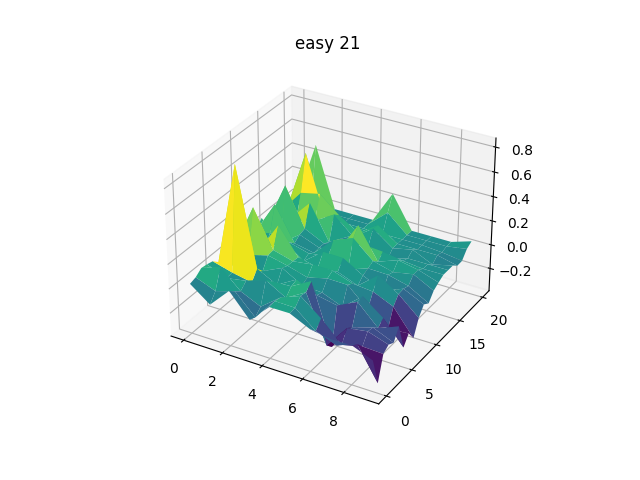

Generate this figure with Python:
import matplotlib.pyplot as plt
import Easy21_env as env
import monte_carlo_control as mc
import numpy as np
import random

N_0 = 100
N_sa = np.zeros((10,21,2))
Q_sa = np.zeros((10,21,2))
actions = [env.Actions.HIT, env.Actions.STICK]

def get_epsilon(state):
    n_st = np.sum(N_sa[state.broker_hand - 1][state.player_hand - 1])
    return N_0/(N_0 + n_st)

def get_alpha(state, action):
    n_sta = N_sa[state.broker_hand - 1][state.player_hand - 1][int(action)]
    return 1/n_sta

def update_N(state, action):
    N_sa[state.broker_hand - 1][state.player_hand - 1][int(action)] += 1

def select_action(state):
    eps = get_epsilon(state)
    if eps/len(actions) + 1-eps > random.random():
        action = get_argmax_q_value(state)
    else:
        action = random.choice(actions)
    return action

def get_argmax_q_value(state):
    max = -np.inf
    argmax = None
    for action in actions:
        local_max = Q_sa[state.broker_hand - 1][state.player_hand - 1][int(action)]
        if  local_max > max:
            max = local_max
            argmax = action
    return argmax

def SARSA_control(num_episodes):
    i = 0
    environment = env.Easy21Environment()
    while i < num_episodes:

        #initialize S
        st = env.State(environment.draw(black_only=True), environment.draw(black_only=True))
        #choose action for selected S
        act = select_action(st)

        while not st.is_terminal:
            
            #take action and observe Reward and New state
            st_, reward = environment.step(st, act)
            
            #choose new action from derived new state
            if not st_.is_terminal:
                act_ = select_action(st_)
                update_N(st, act)
                delta = Q_sa[st_.broker_hand - 1][st_.player_hand - 1][int(act_)] - Q_sa[st.broker_hand - 1][st.player_hand - 1][int(act)]
                Q_sa[st.broker_hand - 1][st.player_hand - 1][int(act)] += get_alpha(st, act) * (reward + delta)
                act = act_
            else:
                update_N(st, act)
                Q_sa[st.broker_hand - 1][st.player_hand - 1][int(act)] += get_alpha(st, act) * (reward - Q_sa[st.broker_hand - 1][st.player_hand - 1][int(act)])
                act = None

            st = st_

        i += 1

def plot_q(q):
    plt.clf()
    fig = plt.figure()
    ax = plt.axes(projection='3d')

    aux = np.zeros((10,21))
    for i in range(10):
        for j in range(21):
            aux[i,j] = max(q[i,j,:])

    x = [i for i in range(10)]
    y = [i for i in range(21)]

    x, y = np.meshgrid(x, y) 

    aux = aux.transpose()
    ax.plot_surface(x, y, aux, rstride=1, cstride=1,
                    cmap='viridis')
    ax.set_title('easy 21')
    plt.savefig('SARSA_control')

if __name__ == '__main__':
    SARSA_control(50000)
    plot_q(Q_sa)